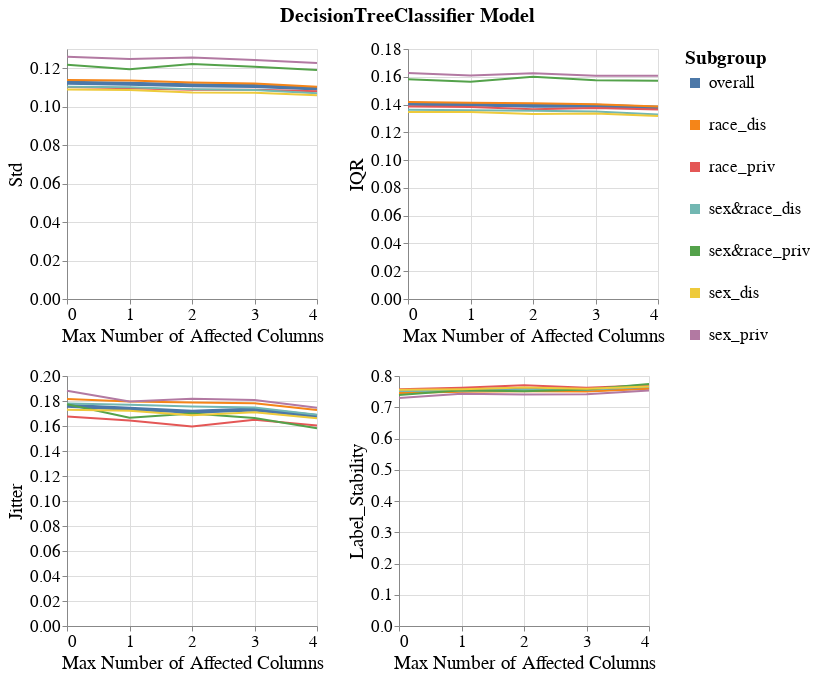

The notebook cell this image was saved under:
### Markdown cell above
### Subgroup metrics per dataset, experiment iteration, and model

### Code cell
visualizer.create_subgroups_grid_pct_lines_plot(model_name=MODEL_NAMES[0],
                                                target_preprocessing_technique=PREPROCESSING_TECHNIQUES[0],
                                                subgroup_metrics_type='variance',
                                                mode='max_num_columns')

### Figure 1 — Vega-Lite specification as saved in the notebook (floating-point values rounded to 4 significant figures)
{"config": {"view": {"continuousWidth": 400, "continuousHeight": 300}, "axis": {"labelFontSize": 17, "labelFontWeight": "normal", "titleFontSize": 19, "titleFontWeight": "normal"}, "legend": {"labelFontSize": 17, "symbolStrokeWidth": 10, "titleFontSize": 19}, "title": {"fontSize": 17}}, "vconcat": [{"hconcat": [{"mark": "line", "encoding": {"color": {"field": "Subgroup", "type": "nominal"}, "strokeWidth": {"condition": {"value": 4, "test": "datum.Subgroup == 'overall'"}, "value": 2}, "x": {"axis": {"tickMinStep": 1}, "field": "Percentage", "title": "Max Number of Affected Columns", "type": "quantitative"}, "y": {"field": "Metric_Value", "title": "Std", "type": "quantitative"}}, "height": 250, "width": 250}, {"data": {"name": "data-d9b677868b90d9631090e87a6350d691"}, "mark": "line", "encoding": {"color": {"field": "Subgroup", "type": "nominal"}, "strokeWidth": {"condition": {"value": 4, "test": "datum.Subgroup == 'overall'"}, "value": 2}, "x": {"axis": {"tickMinStep": 1}, "field": "Percentage", "title": "Max Number of Affected Columns", "type": "quantitative"}, "y": {"field": "Metric_Value", "title": "IQR", "type": "quantitative"}}, "height": 250, "width": 250}]}, {"hconcat": [{"mark": "line", "encoding": {"color": {"field": "Subgroup", "type": "nominal"}, "strokeWidth": {"condition": {"value": 4, "test": "datum.Subgroup == 'overall'"}, "value": 2}, "x": {"axis": {"tickMinStep": 1}, "field": "Percentage", "title": "Max Number of Affected Columns", "type": "quantitative"}, "y": {"field": "Metric_Value", "title": "Jitter", "type": "quantitative"}}, "height": 250, "width": 250}, {"data": {"name": "data-3f572dcca324735318c8ed7069daedfb"}, "mark": "line", "encoding": {"color": {"field": "Subgroup", "type": "nominal"}, "strokeWidth": {"condition": {"value": 4, "test": "datum.Subgroup == 'overall'"}, "value": 2}, "x": {"axis": {"tickMinStep": 1}, "field": "Percentage", "title": "Max Number of Affected Columns", "type": "quantitative"}, "y": {"field": "Metric_Value", "title": "Label_Stability", "type": "quantitative"}}, "height": 250, "width": 250}], "data": {"name": "data-c56f06eae6d95aa3b6ca33a19c95e19d"}}], "data": {"name": "data-dbabdc6d738989d9075bf38cbc72b5dd"}, "title": {"text": "DecisionTreeClassifier Model", "anchor": "middle", "dy": -10, "fontSize": 20}, "$schema": "https://vega.github.io/schema/vega-lite/v4.17.0.json", "datasets": {"data-dbabdc6d738989d9075bf38cbc72b5dd": [{"Model_Name": "DecisionTreeClassifier", "Test_Set_Index": 0.0, "Metric": "Std", "Subgroup": "overall", "Num_Estimators": 200.0, "Metric_Value": 0.1124, "Percentage": 0.0}, {"Model_Name": "DecisionTreeClassifier", "Test_Set_Index": 0.0, "Metric": "Std", "Subgroup": "race_dis", "Num_Estimators": 200.0, "Metric_Value": 0.1139, "Percentage": 0.0}, {"Model_Name": "DecisionTreeClassifier", "Test_Set_Index": 0.0, "Metric": "Std", "Subgroup": "race_priv", "Num_Estimators": 200.0, "Metric_Value": 0.1102, "Percentage": 0.0}, {"Model_Name": "DecisionTreeClassifier", "Test_Set_Index": 0.0, "Metric": "Std", "Subgroup": "sex&race_dis", "Num_Estimators": 200.0, "Metric_Value": 0.1104, "Percentage": 0.0}, {"Model_Name": "DecisionTreeClassifier", "Test_Set_Index": 0.0, "Metric": "Std", "Subgroup": "sex&race_priv", "Num_Estimators": 200.0, "Metric_Value": 0.1218, "Percentage": 0.0}, {"Model_Name": "DecisionTreeClassifier", "Test_Set_Index": 0.0, "Metric": "Std", "Subgroup": "sex_dis", "Num_Estimators": 200.0, "Metric_Value": 0.1089, "Percentage": 0.0}, {"Model_Name": "DecisionTreeClassifier", "Test_Set_Index": 0.0, "Metric": "Std", "Subgroup": "sex_priv", "Num_Estimators": 200.0, "Metric_Value": 0.1259, "Percentage": 0.0}, {"Model_Name": "DecisionTreeClassifier", "Test_Set_Index": 1.0, "Metric": "Std", "Subgroup": "overall", "Num_Estimators": 200.0, "Metric_Value": 0.112, "Percentage": 1.0}, {"Model_Name": "DecisionTreeClassifier", "Test_Set_Index": 1.0, "Metric": "Std", "Subgroup": "race_dis", "Num_Estimators": 200.0, "Metric_Value": 0.1136, "Percentage": 1.0}, {"Model_Name": "DecisionTreeClassifier", "Test_Set_Index": 1.0, "Metric": "Std", "Subgroup": "race_priv", "Num_Estimators": 200.0, "Metric_Value": 0.1096, "Percentage": 1.0}, {"Model_Name": "DecisionTreeClassifier", "Test_Set_Index": 1.0, "Metric": "Std", "Subgroup": "sex&race_dis", "Num_Estimators": 200.0, "Metric_Value": 0.1101, "Percentage": 1.0}, {"Model_Name": "DecisionTreeClassifier", "Test_Set_Index": 1.0, "Metric": "Std", "Subgroup": "sex&race_priv", "Num_Estimators": 200.0, "Metric_Value": 0.1195, "Percentage": 1.0}, {"Model_Name": "DecisionTreeClassifier", "Test_Set_Index": 1.0, "Metric": "Std", "Subgroup": "sex_dis", "Num_Estimators": 200.0, "Metric_Value": 0.1087, "Percentage": 1.0}, {"Model_Name": "DecisionTreeClassifier", "Test_Set_Index": 1.0, "Metric": "Std", "Subgroup": "sex_priv", "Num_Estimators": 200.0, "Metric_Value": 0.1247, "Percentage": 1.0}, {"Model_Name": "DecisionTreeClassifier", "Test_Set_Index": 2.0, "Metric": "Std", "Subgroup": "overall", "Num_Estimators": 200.0, "Metric_Value": 0.1111, "Percentage": 2.0}, {"Model_Name": "DecisionTreeClassifier", "Test_Set_Index": 2.0, "Metric": "Std", "Subgroup": "race_dis", "Num_Estimators": 200.0, "Metric_Value": 0.1126, "Percentage": 2.0}, {"Model_Name": "DecisionTreeClassifier", "Test_Set_Index": 2.0, "Metric": "Std", "Subgroup": "race_priv", "Num_Estimators": 200.0, "Metric_Value": 0.1089, "Percentage": 2.0}, {"Model_Name": "DecisionTreeClassifier", "Test_Set_Index": 2.0, "Metric": "Std", "Subgroup": "sex&race_dis", "Num_Estimators": 200.0, "Metric_Value": 0.1091, "Percentage": 2.0}, {"Model_Name": "DecisionTreeClassifier", "Test_Set_Index": 2.0, "Metric": "Std", "Subgroup": "sex&race_priv", "Num_Estimators": 200.0, "Metric_Value": 0.1222, "Percentage": 2.0}, {"Model_Name": "DecisionTreeClassifier", "Test_Set_Index": 2.0, "Metric": "Std", "Subgroup": "sex_dis", "Num_Estimators": 200.0, "Metric_Value": 0.1074, "Percentage": 2.0}, {"Model_Name": "DecisionTreeClassifier", "Test_Set_Index": 2.0, "Metric": "Std", "Subgroup": "sex_priv", "Num_Estimators": 200.0, "Metric_Value": 0.1255, "Percentage": 2.0}, {"Model_Name": "DecisionTreeClassifier", "Test_Set_Index": 3.0, "Metric": "Std", "Subgroup": "overall", "Num_Estimators": 200.0, "Metric_Value": 0.1107, "Percentage": 3.0}, {"Model_Name": "DecisionTreeClassifier", "Test_Set_Index": 3.0, "Metric": "Std", "Subgroup": "race_dis", "Num_Estimators": 200.0, "Metric_Value": 0.1121, "Percentage": 3.0}, {"Model_Name": "DecisionTreeClassifier", "Test_Set_Index": 3.0, "Metric": "Std", "Subgroup": "race_priv", "Num_Estimators": 200.0, "Metric_Value": 0.1088, "Percentage": 3.0}, {"Model_Name": "DecisionTreeClassifier", "Test_Set_Index": 3.0, "Metric": "Std", "Subgroup": "sex&race_dis", "Num_Estimators": 200.0, "Metric_Value": 0.1086, "Percentage": 3.0}, {"Model_Name": "DecisionTreeClassifier", "Test_Set_Index": 3.0, "Metric": "Std", "Subgroup": "sex&race_priv", "Num_Estimators": 200.0, "Metric_Value": 0.1208, "Percentage": 3.0}, {"Model_Name": "DecisionTreeClassifier", "Test_Set_Index": 3.0, "Metric": "Std", "Subgroup": "sex_dis", "Num_Estimators": 200.0, "Metric_Value": 0.1072, "Percentage": 3.0}, {"Model_Name": "DecisionTreeClassifier", "Test_Set_Index": 3.0, "Metric": "Std", "Subgroup": "sex_priv", "Num_Estimators": 200.0, "Metric_Value": 0.1243, "Percentage": 3.0}, {"Model_Name": "DecisionTreeClassifier", "Test_Set_Index": 4.0, "Metric": "Std", "Subgroup": "overall", "Num_Estimators": 200.0, "Metric_Value": 0.1094, "Percentage": 4.0}, {"Model_Name": "DecisionTreeClassifier", "Test_Set_Index": 4.0, "Metric": "Std", "Subgroup": "race_dis", "Num_Estimators": 200.0, "Metric_Value": 0.1104, "Percentage": 4.0}, {"Model_Name": "DecisionTreeClassifier", "Test_Set_Index": 4.0, "Metric": "Std", "Subgroup": "race_priv", "Num_Estimators": 200.0, "Metric_Value": 0.108, "Percentage": 4.0}, {"Model_Name": "DecisionTreeClassifier", "Test_Set_Index": 4.0, "Metric": "Std", "Subgroup": "sex&race_dis", "Num_Estimators": 200.0, "Metric_Value": 0.1069, "Percentage": 4.0}, {"Model_Name": "DecisionTreeClassifier", "Test_Set_Index": 4.0, "Metric": "Std", "Subgroup": "sex&race_priv", "Num_Estimators": 200.0, "Metric_Value": 0.1191, "Percentage": 4.0}, {"Model_Name": "DecisionTreeClassifier", "Test_Set_Index": 4.0, "Metric": "Std", "Subgroup": "sex_dis", "Num_Estimators": 200.0, "Metric_Value": 0.106, "Percentage": 4.0}, {"Model_Name": "DecisionTreeClassifier", "Test_Set_Index": 4.0, "Metric": "Std", "Subgroup": "sex_priv", "Num_Estimators": 200.0, "Metric_Value": 0.1227, "Percentage": 4.0}], "data-d9b677868b90d9631090e87a6350d691": [{"Model_Name": "DecisionTreeClassifier", "Test_Set_Index": 0.0, "Metric": "IQR", "Subgroup": "overall", "Num_Estimators": 200.0, "Metric_Value": 0.1405, "Percentage": 0.0}, {"Model_Name": "DecisionTreeClassifier", "Test_Set_Index": 0.0, "Metric": "IQR", "Subgroup": "race_dis", "Num_Estimators": 200.0, "Metric_Value": 0.1418, "Percentage": 0.0}, {"Model_Name": "DecisionTreeClassifier", "Test_Set_Index": 0.0, "Metric": "IQR", "Subgroup": "race_priv", "Num_Estimators": 200.0, "Metric_Value": 0.1386, "Percentage": 0.0}, {"Model_Name": "DecisionTreeClassifier", "Test_Set_Index": 0.0, "Metric": "IQR", "Subgroup": "sex&race_dis", "Num_Estimators": 200.0, "Metric_Value": 0.1362, "Percentage": 0.0}, {"Model_Name": "DecisionTreeClassifier", "Test_Set_Index": 0.0, "Metric": "IQR", "Subgroup": "sex&race_priv", "Num_Estimators": 200.0, "Metric_Value": 0.1582, "Percentage": 0.0}, {"Model_Name": "DecisionTreeClassifier", "Test_Set_Index": 0.0, "Metric": "IQR", "Subgroup": "sex_dis", "Num_Estimators": 200.0, "Metric_Value": 0.1347, "Percentage": 0.0}, {"Model_Name": "DecisionTreeClassifier", "Test_Set_Index": 0.0, "Metric": "IQR", "Subgroup": "sex_priv", "Num_Estimators": 200.0, "Metric_Value": 0.1628, "Percentage": 0.0}, {"Model_Name": "DecisionTreeClassifier", "Test_Set_Index": 1.0, "Metric": "IQR", "Subgroup": "overall", "Num_Estimators": 200.0, "Metric_Value": 0.14, "Percentage": 1.0}, {"Model_Name": "DecisionTreeClassifier", "Test_Set_Index": 1.0, "Metric": "IQR", "Subgroup": "race_dis", "Num_Estimators": 200.0, "Metric_Value": 0.1412, "Percentage": 1.0}, {"Model_Name": "DecisionTreeClassifier", "Test_Set_Index": 1.0, "Metric": "IQR", "Subgroup": "race_priv", "Num_Estimators": 200.0, "Metric_Value": 0.1383, "Percentage": 1.0}, {"Model_Name": "DecisionTreeClassifier", "Test_Set_Index": 1.0, "Metric": "IQR", "Subgroup": "sex&race_dis", "Num_Estimators": 200.0, "Metric_Value": 0.1359, "Percentage": 1.0}, {"Model_Name": "DecisionTreeClassifier", "Test_Set_Index": 1.0, "Metric": "IQR", "Subgroup": "sex&race_priv", "Num_Estimators": 200.0, "Metric_Value": 0.1565, "Percentage": 1.0}, {"Model_Name": "DecisionTreeClassifier", "Test_Set_Index": 1.0, "Metric": "IQR", "Subgroup": "sex_dis", "Num_Estimators": 200.0, "Metric_Value": 0.1346, "Percentage": 1.0}, {"Model_Name": "DecisionTreeClassifier", "Test_Set_Index": 1.0, "Metric": "IQR", "Subgroup": "sex_priv", "Num_Estimators": 200.0, "Metric_Value": 0.161, "Percentage": 1.0}, {"Model_Name": "DecisionTreeClassifier", "Test_Set_Index": 2.0, "Metric": "IQR", "Subgroup": "overall", "Num_Estimators": 200.0, "Metric_Value": 0.1392, "Percentage": 2.0}, {"Model_Name": "DecisionTreeClassifier", "Test_Set_Index": 2.0, "Metric": "IQR", "Subgroup": "race_dis", "Num_Estimators": 200.0, "Metric_Value": 0.1409, "Percentage": 2.0}, {"Model_Name": "DecisionTreeClassifier", "Test_Set_Index": 2.0, "Metric": "IQR", "Subgroup": "race_priv", "Num_Estimators": 200.0, "Metric_Value": 0.1366, "Percentage": 2.0}, {"Model_Name": "DecisionTreeClassifier", "Test_Set_Index": 2.0, "Metric": "IQR", "Subgroup": "sex&race_dis", "Num_Estimators": 200.0, "Metric_Value": 0.1356, "Percentage": 2.0}, {"Model_Name": "DecisionTreeClassifier", "Test_Set_Index": 2.0, "Metric": "IQR", "Subgroup": "sex&race_priv", "Num_Estimators": 200.0, "Metric_Value": 0.1601, "Percentage": 2.0}, {"Model_Name": "DecisionTreeClassifier", "Test_Set_Index": 2.0, "Metric": "IQR", "Subgroup": "sex_dis", "Num_Estimators": 200.0, "Metric_Value": 0.1331, "Percentage": 2.0}, {"Model_Name": "DecisionTreeClassifier", "Test_Set_Index": 2.0, "Metric": "IQR", "Subgroup": "sex_priv", "Num_Estimators": 200.0, "Metric_Value": 0.1626, "Percentage": 2.0}, {"Model_Name": "DecisionTreeClassifier", "Test_Set_Index": 3.0, "Metric": "IQR", "Subgroup": "overall", "Num_Estimators": 200.0, "Metric_Value": 0.1391, "Percentage": 3.0}, {"Model_Name": "DecisionTreeClassifier", "Test_Set_Index": 3.0, "Metric": "IQR", "Subgroup": "race_dis", "Num_Estimators": 200.0, "Metric_Value": 0.1402, "Percentage": 3.0}, {"Model_Name": "DecisionTreeClassifier", "Test_Set_Index": 3.0, "Metric": "IQR", "Subgroup": "race_priv", "Num_Estimators": 200.0, "Metric_Value": 0.1375, "Percentage": 3.0}, {"Model_Name": "DecisionTreeClassifier", "Test_Set_Index": 3.0, "Metric": "IQR", "Subgroup": "sex&race_dis", "Num_Estimators": 200.0, "Metric_Value": 0.135, "Percentage": 3.0}, {"Model_Name": "DecisionTreeClassifier", "Test_Set_Index": 3.0, "Metric": "IQR", "Subgroup": "sex&race_priv", "Num_Estimators": 200.0, "Metric_Value": 0.1574, "Percentage": 3.0}, {"Model_Name": "DecisionTreeClassifier", "Test_Set_Index": 3.0, "Metric": "IQR", "Subgroup": "sex_dis", "Num_Estimators": 200.0, "Metric_Value": 0.1335, "Percentage": 3.0}, {"Model_Name": "DecisionTreeClassifier", "Test_Set_Index": 3.0, "Metric": "IQR", "Subgroup": "sex_priv", "Num_Estimators": 200.0, "Metric_Value": 0.1608, "Percentage": 3.0}, {"Model_Name": "DecisionTreeClassifier", "Test_Set_Index": 4.0, "Metric": "IQR", "Subgroup": "overall", "Num_Estimators": 200.0, "Metric_Value": 0.1377, "Percentage": 4.0}, {"Model_Name": "DecisionTreeClassifier", "Test_Set_Index": 4.0, "Metric": "IQR", "Subgroup": "race_dis", "Num_Estimators": 200.0, "Metric_Value": 0.1386, "Percentage": 4.0}, {"Model_Name": "DecisionTreeClassifier", "Test_Set_Index": 4.0, "Metric": "IQR", "Subgroup": "race_priv", "Num_Estimators": 200.0, "Metric_Value": 0.1364, "Percentage": 4.0}, {"Model_Name": "DecisionTreeClassifier", "Test_Set_Index": 4.0, "Metric": "IQR", "Subgroup": "sex&race_dis", "Num_Estimators": 200.0, "Metric_Value": 0.1329, "Percentage": 4.0}, {"Model_Name": "DecisionTreeClassifier", "Test_Set_Index": 4.0, "Metric": "IQR", "Subgroup": "sex&race_priv", "Num_Estimators": 200.0, "Metric_Value": 0.1571, "Percentage": 4.0}, {"Model_Name": "DecisionTreeClassifier", "Test_Set_Index": 4.0, "Metric": "IQR", "Subgroup": "sex_dis", "Num_Estimators": 200.0, "Metric_Value": 0.1317, "Percentage": 4.0}, {"Model_Name": "DecisionTreeClassifier", "Test_Set_Index": 4.0, "Metric": "IQR", "Subgroup": "sex_priv", "Num_Estimators": 200.0, "Metric_Value": 0.1607, "Percentage": 4.0}], "data-c56f06eae6d95aa3b6ca33a19c95e19d": [{"Model_Name": "DecisionTreeClassifier", "Test_Set_Index": 0.0, "Metric": "Jitter", "Subgroup": "overall", "Num_Estimators": 200.0, "Metric_Value": 0.1763, "Percentage": 0.0}, {"Model_Name": "DecisionTreeClassifier", "Test_Set_Index": 0.0, "Metric": "Jitter", "Subgroup": "race_dis", "Num_Estimators": 200.0, "Metric_Value": 0.1816, "Percentage": 0.0}, {"Model_Name": "DecisionTreeClassifier", "Test_Set_Index": 0.0, "Metric": "Jitter", "Subgroup": "race_priv", "Num_Estimators": 200.0, "Metric_Value": 0.1677, "Percentage": 0.0}, {"Model_Name": "DecisionTreeClassifier", "Test_Set_Index": 0.0, "Metric": "Jitter", "Subgroup": "sex&race_dis", "Num_Estimators": 200.0, "Metric_Value": 0.1779, "Percentage": 0.0}, {"Model_Name": "DecisionTreeClassifier", "Test_Set_Index": 0.0, "Metric": "Jitter", "Subgroup": "sex&race_priv", "Num_Estimators": 200.0, "Metric_Value": 0.1775, "Percentage": 0.0}, {"Model_Name": "DecisionTreeClassifier", "Test_Set_Index": 0.0, "Metric": "Jitter", "Subgroup": "sex_dis", "Num_Estimators": 200.0, "Metric_Value": 0.173, "Percentage": 0.0}, {"Model_Name": "DecisionTreeClassifier", "Test_Set_Index": 0.0, "Metric": "Jitter", "Subgroup": "sex_priv", "Num_Estimators": 200.0, "Metric_Value": 0.1882, "Percentage": 0.0}, {"Model_Name": "DecisionTreeClassifier", "Test_Set_Index": 1.0, "Metric": "Jitter", "Subgroup": "overall", "Num_Estimators": 200.0, "Metric_Value": 0.1738, "Percentage": 1.0}, {"Model_Name": "DecisionTreeClassifier", "Test_Set_Index": 1.0, "Metric": "Jitter", "Subgroup": "race_dis", "Num_Estimators": 200.0, "Metric_Value": 0.1796, "Percentage": 1.0}, {"Model_Name": "DecisionTreeClassifier", "Test_Set_Index": 1.0, "Metric": "Jitter", "Subgroup": "race_priv", "Num_Estimators": 200.0, "Metric_Value": 0.1645, "Percentage": 1.0}, {"Model_Name": "DecisionTreeClassifier", "Test_Set_Index": 1.0, "Metric": "Jitter", "Subgroup": "sex&race_dis", "Num_Estimators": 200.0, "Metric_Value": 0.177, "Percentage": 1.0}, {"Model_Name": "DecisionTreeClassifier", "Test_Set_Index": 1.0, "Metric": "Jitter", "Subgroup": "sex&race_priv", "Num_Estimators": 200.0, "Metric_Value": 0.1666, "Percentage": 1.0}, {"Model_Name": "DecisionTreeClassifier", "Test_Set_Index": 1.0, "Metric": "Jitter", "Subgroup": "sex_dis", "Num_Estimators": 200.0, "Metric_Value": 0.1721, "Percentage": 1.0}, {"Model_Name": "DecisionTreeClassifier", "Test_Set_Index": 1.0, "Metric": "Jitter", "Subgroup": "sex_priv", "Num_Estimators": 200.0, "Metric_Value": 0.1796, "Percentage": 1.0}, {"Model_Name": "DecisionTreeClassifier", "Test_Set_Index": 2.0, "Metric": "Jitter", "Subgroup": "overall", "Num_Estimators": 200.0, "Metric_Value": 0.1714, "Percentage": 2.0}, {"Model_Name": "DecisionTreeClassifier", "Test_Set_Index": 2.0, "Metric": "Jitter", "Subgroup": "race_dis", "Num_Estimators": 200.0, "Metric_Value": 0.1787, "Percentage": 2.0}, {"Model_Name": "DecisionTreeClassifier", "Test_Set_Index": 2.0, "Metric": "Jitter", "Subgroup": "race_priv", "Num_Estimators": 200.0, "Metric_Value": 0.1597, "Percentage": 2.0}, {"Model_Name": "DecisionTreeClassifier", "Test_Set_Index": 2.0, "Metric": "Jitter", "Subgroup": "sex&race_dis", "Num_Estimators": 200.0, "Metric_Value": 0.1757, "Percentage": 2.0}, {"Model_Name": "DecisionTreeClassifier", "Test_Set_Index": 2.0, "Metric": "Jitter", "Subgroup": "sex&race_priv", "Num_Estimators": 200.0, "Metric_Value": 0.17, "Percentage": 2.0}, {"Model_Name": "DecisionTreeClassifier", "Test_Set_Index": 2.0, "Metric": "Jitter", "Subgroup": "sex_dis", "Num_Estimators": 200.0, "Metric_Value": 0.1686, "Percentage": 2.0}, {"Model_Name": "DecisionTreeClassifier", "Test_Set_Index": 2.0, "Metric": "Jitter", "Subgroup": "sex_priv", "Num_Estimators": 200.0, "Metric_Value": 0.1817, "Percentage": 2.0}, {"Model_Name": "DecisionTreeClassifier", "Test_Set_Index": 3.0, "Metric": "Jitter", "Subgroup": "overall", "Num_Estimators": 200.0, "Metric_Value": 0.1731, "Percentage": 3.0}, {"Model_Name": "DecisionTreeClassifier", "Test_Set_Index": 3.0, "Metric": "Jitter", "Subgroup": "race_dis", "Num_Estimators": 200.0, "Metric_Value": 0.1783, "Percentage": 3.0}, {"Model_Name": "DecisionTreeClassifier", "Test_Set_Index": 3.0, "Metric": "Jitter", "Subgroup": "race_priv", "Num_Estimators": 200.0, "Metric_Value": 0.1649, "Percentage": 3.0}, {"Model_Name": "DecisionTreeClassifier", "Test_Set_Index": 3.0, "Metric": "Jitter", "Subgroup": "sex&race_dis", "Num_Estimators": 200.0, "Metric_Value": 0.1748, "Percentage": 3.0}, {"Model_Name": "DecisionTreeClassifier", "Test_Set_Index": 3.0, "Metric": "Jitter", "Subgroup": "sex&race_priv", "Num_Estimators": 200.0, "Metric_Value": 0.1665, "Percentage": 3.0}, {"Model_Name": "DecisionTreeClassifier", "Test_Set_Index": 3.0, "Metric": "Jitter", "Subgroup": "sex_dis", "Num_Estimators": 200.0, "Metric_Value": 0.171, "Percentage": 3.0}, {"Model_Name": "DecisionTreeClassifier", "Test_Set_Index": 3.0, "Metric": "Jitter", "Subgroup": "sex_priv", "Num_Estimators": 200.0, "Metric_Value": 0.1807, "Percentage": 3.0}, {"Model_Name": "DecisionTreeClassifier", "Test_Set_Index": 4.0, "Metric": "Jitter", "Subgroup": "overall", "Num_Estimators": 200.0, "Metric_Value": 0.168, "Percentage": 4.0}, {"Model_Name": "DecisionTreeClassifier", "Test_Set_Index": 4.0, "Metric": "Jitter", "Subgroup": "race_dis", "Num_Estimators": 200.0, "Metric_Value": 0.1728, "Percentage": 4.0}, {"Model_Name": "DecisionTreeClassifier", "Test_Set_Index": 4.0, "Metric": "Jitter", "Subgroup": "race_priv", "Num_Estimators": 200.0, "Metric_Value": 0.1604, "Percentage": 4.0}, {"Model_Name": "DecisionTreeClassifier", "Test_Set_Index": 4.0, "Metric": "Jitter", "Subgroup": "sex&race_dis", "Num_Estimators": 200.0, "Metric_Value": 0.169, "Percentage": 4.0}, {"Model_Name": "DecisionTreeClassifier", "Test_Set_Index": 4.0, "Metric": "Jitter", "Subgroup": "sex&race_priv", "Num_Estimators": 200.0, "Metric_Value": 0.1581, "Percentage": 4.0}, {"Model_Name": "DecisionTreeClassifier", "Test_Set_Index": 4.0, "Metric": "Jitter", "Subgroup": "sex_dis", "Num_Estimators": 200.0, "Metric_Value": 0.1662, "Percentage": 4.0}, {"Model_Name": "DecisionTreeClassifier", "Test_Set_Index": 4.0, "Metric": "Jitter", "Subgroup": "sex_priv", "Num_Estimators": 200.0, "Metric_Value": 0.1746, "Percentage": 4.0}], "data-3f572dcca324735318c8ed7069daedfb": [{"Model_Name": "DecisionTreeClassifier", "Test_Set_Index": 0.0, "Metric": "Label_Stability", "Subgroup": "overall", "Num_Estimators": 200.0, "Metric_Value": 0.7503, "Percentage": 0.0}, {"Model_Name": "DecisionTreeClassifier", "Test_Set_Index": 0.0, "Metric": "Label_Stability", "Subgroup": "race_dis", "Num_Estimators": 200.0, "Metric_Value": 0.746, "Percentage": 0.0}, {"Model_Name": "DecisionTreeClassifier", "Test_Set_Index": 0.0, "Metric": "Label_Stability", "Subgroup": "race_priv", "Num_Estimators": 200.0, "Metric_Value": 0.7576, "Percentage": 0.0}, {"Model_Name": "DecisionTreeClassifier", "Test_Set_Index": 0.0, "Metric": "Label_Stability", "Subgroup": "sex&race_dis", "Num_Estimators": 200.0, "Metric_Value": 0.7519, "Percentage": 0.0}, {"Model_Name": "DecisionTreeClassifier", "Test_Set_Index": 0.0, "Metric": "Label_Stability", "Subgroup": "sex&race_priv", "Num_Estimators": 200.0, "Metric_Value": 0.7391, "Percentage": 0.0}, {"Model_Name": "DecisionTreeClassifier", "Test_Set_Index": 0.0, "Metric": "Label_Stability", "Subgroup": "sex_dis", "Num_Estimators": 200.0, "Metric_Value": 0.756, "Percentage": 0.0}, {"Model_Name": "DecisionTreeClassifier", "Test_Set_Index": 0.0, "Metric": "Label_Stability", "Subgroup": "sex_priv", "Num_Estimators": 200.0, "Metric_Value": 0.7298, "Percentage": 0.0}, {"Model_Name": "DecisionTreeClassifier", "Test_Set_Index": 1.0, "Metric": "Label_Stability", "Subgroup": "overall", "Num_Estimators": 200.0, "Metric_Value": 0.7542, "Percentage": 1.0}, {"Model_Name": "DecisionTreeClassifier", "Test_Set_Index": 1.0, "Metric": "Label_Stability", "Subgroup": "race_dis", "Num_Estimators": 200.0, "Metric_Value": 0.7492, "Percentage": 1.0}, {"Model_Name": "DecisionTreeClassifier", "Test_Set_Index": 1.0, "Metric": "Label_Stability", "Subgroup": "race_priv", "Num_Estimators": 200.0, "Metric_Value": 0.7626, "Percentage": 1.0}, {"Model_Name": "DecisionTreeClassifier", "Test_Set_Index": 1.0, "Metric": "Label_Stability", "Subgroup": "sex&race_dis", "Num_Estimators": 200.0, "Metric_Value": 0.7531, "Percentage": 1.0}, {"Model_Name": "DecisionTreeClassifier", "Test_Set_Index": 1.0, "Metric": "Label_Stability", "Subgroup": "sex&race_priv", "Num_Estimators": 200.0, "Metric_Value": 0.7545, "Percentage": 1.0}, {"Model_Name": "DecisionTreeClassifier", "Test_Set_Index": 1.0, "Metric": "Label_Stability", "Subgroup": "sex_dis", "Num_Estimators": 200.0, "Metric_Value": 0.7574, "Percentage": 1.0}, {"Model_Name": "DecisionTreeClassifier", "Test_Set_Index": 1.0, "Metric": "Label_Stability", "Subgroup": "sex_priv", "Num_Estimators": 200.0, "Metric_Value": 0.7432, "Percentage": 1.0}, {"Model_Name": "DecisionTreeClassifier", "Test_Set_Index": 2.0, "Metric": "Label_Stability", "Subgroup": "overall", "Num_Estimators": 200.0, "Metric_Value": 0.7583, "Percentage": 2.0}, {"Model_Name": "DecisionTreeClassifier", "Test_Set_Index": 2.0, "Metric": "Label_Stability", "Subgroup": "race_dis", "Num_Estimators": 200.0, "Metric_Value": 0.7509, "Percentage": 2.0}, {"Model_Name": "DecisionTreeClassifier", "Test_Set_Index": 2.0, "Metric": "Label_Stability", "Subgroup": "race_priv", "Num_Estimators": 200.0, "Metric_Value": 0.7704, "Percentage": 2.0}, {"Model_Name": "DecisionTreeClassifier", "Test_Set_Index": 2.0, "Metric": "Label_Stability", "Subgroup": "sex&race_dis", "Num_Estimators": 200.0, "Metric_Value": 0.7553, "Percentage": 2.0}, {"Model_Name": "DecisionTreeClassifier", "Test_Set_Index": 2.0, "Metric": "Label_Stability", "Subgroup": "sex&race_priv", "Num_Estimators": 200.0, "Metric_Value": 0.7512, "Percentage": 2.0}, {"Model_Name": "DecisionTreeClassifier", "Test_Set_Index": 2.0, "Metric": "Label_Stability", "Subgroup": "sex_dis", "Num_Estimators": 200.0, "Metric_Value": 0.763, "Percentage": 2.0}, {"Model_Name": "DecisionTreeClassifier", "Test_Set_Index": 2.0, "Metric": "Label_Stability", "Subgroup": "sex_priv", "Num_Estimators": 200.0, "Metric_Value": 0.7412, "Percentage": 2.0}, {"Model_Name": "DecisionTreeClassifier", "Test_Set_Index": 3.0, "Metric": "Label_Stability", "Subgroup": "overall", "Num_Estimators": 200.0, "Metric_Value": 0.7552, "Percentage": 3.0}, {"Model_Name": "DecisionTreeClassifier", "Test_Set_Index": 3.0, "Metric": "Label_Stability", "Subgroup": "race_dis", "Num_Estimators": 200.0, "Metric_Value": 0.7507, "Percentage": 3.0}, {"Model_Name": "DecisionTreeClassifier", "Test_Set_Index": 3.0, "Metric": "Label_Stability", "Subgroup": "race_priv", "Num_Estimators": 200.0, "Metric_Value": 0.7625, "Percentage": 3.0}, {"Model_Name": "DecisionTreeClassifier", "Test_Set_Index": 3.0, "Metric": "Label_Stability", "Subgroup": "sex&race_dis", "Num_Estimators": 200.0, "Metric_Value": 0.7561, "Percentage": 3.0}, {"Model_Name": "DecisionTreeClassifier", "Test_Set_Index": 3.0, "Metric": "Label_Stability", "Subgroup": "sex&race_priv", "Num_Estimators": 200.0, "Metric_Value": 0.7567, "Percentage": 3.0}, {"Model_Name": "DecisionTreeClassifier", "Test_Set_Index": 3.0, "Metric": "Label_Stability", "Subgroup": "sex_dis", "Num_Estimators": 200.0, "Metric_Value": 0.7589, "Percentage": 3.0}, {"Model_Name": "DecisionTreeClassifier", "Test_Set_Index": 3.0, "Metric": "Label_Stability", "Subgroup": "sex_priv", "Num_Estimators": 200.0, "Metric_Value": 0.7416, "Percentage": 3.0}, {"Model_Name": "DecisionTreeClassifier", "Test_Set_Index": 4.0, "Metric": "Label_Stability", "Subgroup": "overall", "Num_Estimators": 200.0, "Metric_Value": 0.7638, "Percentage": 4.0}, {"Model_Name": "DecisionTreeClassifier", "Test_Set_Index": 4.0, "Metric": "Label_Stability", "Subgroup": "race_dis", "Num_Estimators": 200.0, "Metric_Value": 0.7596, "Percentage": 4.0}, {"Model_Name": "DecisionTreeClassifier", "Test_Set_Index": 4.0, "Metric": "Label_Stability", "Subgroup": "race_priv", "Num_Estimators": 200.0, "Metric_Value": 0.7707, "Percentage": 4.0}, {"Model_Name": "DecisionTreeClassifier", "Test_Set_Index": 4.0, "Metric": "Label_Stability", "Subgroup": "sex&race_dis", "Num_Estimators": 200.0, "Metric_Value": 0.7654, "Percentage": 4.0}, {"Model_Name": "DecisionTreeClassifier", "Test_Set_Index": 4.0, "Metric": "Label_Stability", "Subgroup": "sex&race_priv", "Num_Estimators": 200.0, "Metric_Value": 0.7748, "Percentage": 4.0}, {"Model_Name": "DecisionTreeClassifier", "Test_Set_Index": 4.0, "Metric": "Label_Stability", "Subgroup": "sex_dis", "Num_Estimators": 200.0, "Metric_Value": 0.7666, "Percentage": 4.0}, {"Model_Name": "DecisionTreeClassifier", "Test_Set_Index": 4.0, "Metric": "Label_Stability", "Subgroup": "sex_priv", "Num_Estimators": 200.0, "Metric_Value": 0.7537, "Percentage": 4.0}]}}
